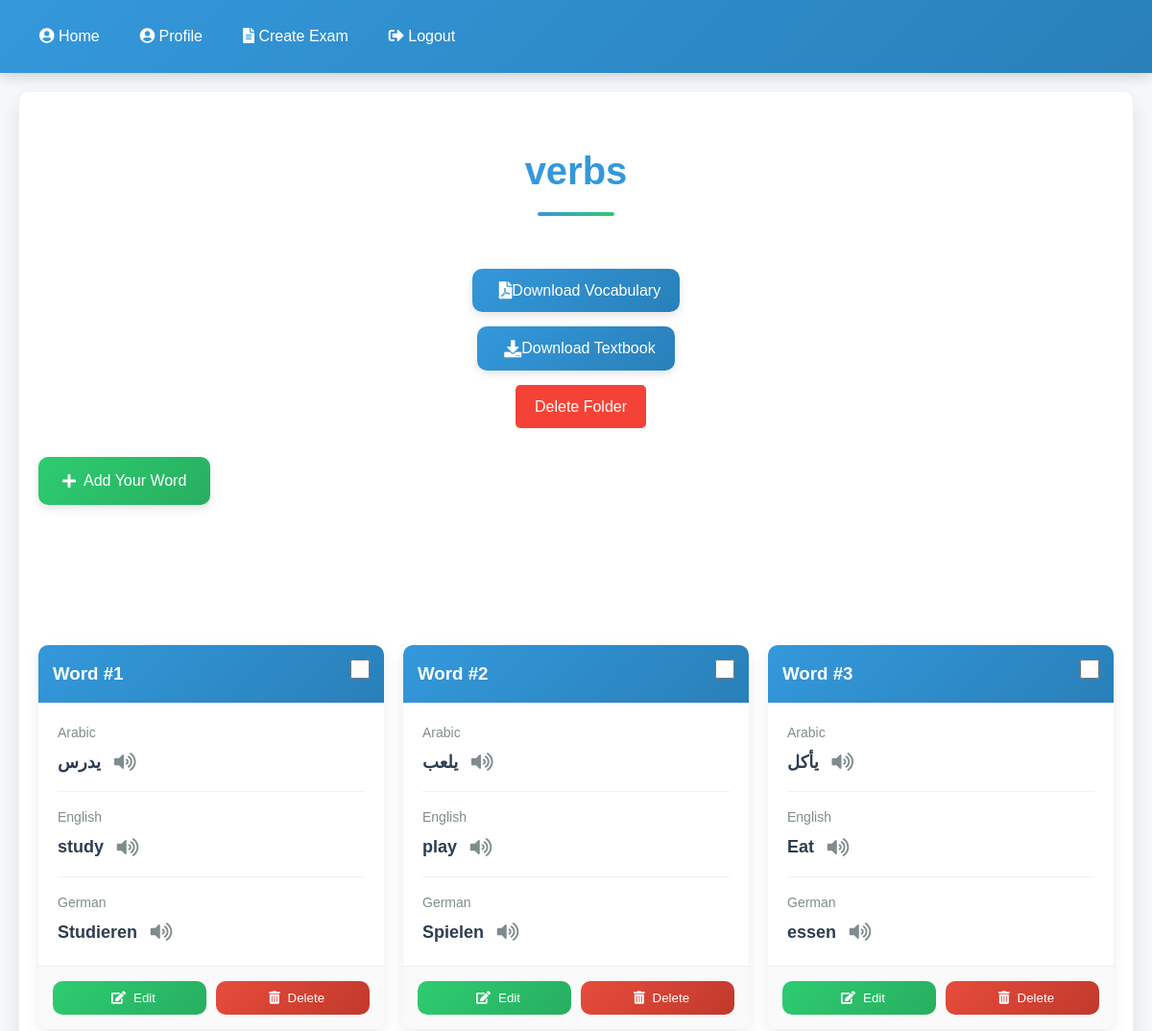
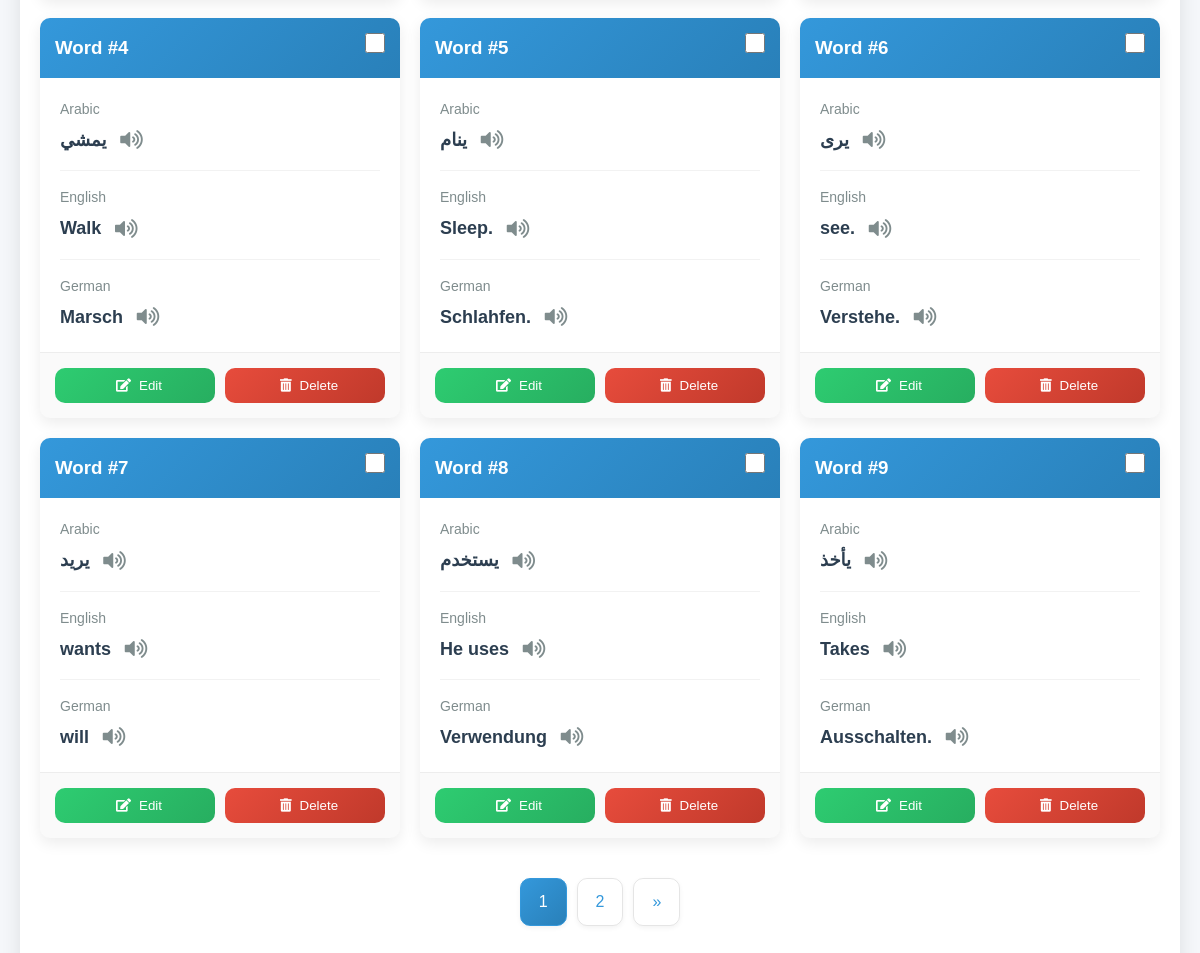
Page /folder/2/ (signed in) on the committed database (2 pictures, top to bottom).
### folders_words/models.py (models this page shows, shortened)
class Folder(models.Model):
    name=models.CharField(max_length=30)
    user=models.ForeignKey(User,on_delete=models.CASCADE)

class Translate(models.Model):
    user=models.ForeignKey(User,on_delete=models.CASCADE)
    word = models.ForeignKey(Word, on_delete=models.CASCADE, related_name="translations")
    language = models.ForeignKey(Language,on_delete=models.CASCADE)
    translation = models.CharField(max_length=255)
    voice=models.FileField(upload_to="voices/")

class Language(models.Model):
    LANGUAGE_CHOICES = [
        ('af', 'Afrikaans'),
        ('am', 'Amharic'),
        ('ar', 'Arabic'),
        ('bg', 'Bulgarian'),
        ('bn', 'Bengali'),
        ('bs', 'Bosnian'),
        ('ca', 'Catalan'),
        ('cs', 'Czech'),
        ('cy', 'Welsh'),
        ('da', 'Danish'),
        ('de', 'German'),
        ('el', 'Greek'),
        ('en', 'English'),
        ('es', 'Spanish'),
        ('et', 'Estonian'),
        ('eu', 'Basque'),
        ('fi', 'Finnish'),
        ('fr', 'French'),
        ('fr-CA', 'French (Canada)'),
        ('gl', 'Galician'),
        ('gu', 'Gujarati'),
        ('ha', 'Hausa'),
        ('hi', 'Hindi'),
        ('hr', 'Croatian'),
        ('hu', 'Hungarian'),
        ('id', 'Indonesian'),
        ('is', 'Icelandic'),
        ('it', 'Italian'),
        ('iw', 'Hebrew'),
        ('ja', 'Japanese'),
        ('jw', 'Javanese'),
        ('km', 'Khmer'),
        ('kn', 'Kannada'),
        ('ko', 'Korean'),
        ('la', 'Latin'),
        ('lt', 'Lithuanian'),
        ('lv', 'Latvian'),
        ('ml', 'Malayalam'),
        ('mr', 'Marathi'),
        ('ms', 'Malay'),
        ('my', 'Myanmar (Burmese)'),
        ('ne', 'Nepali'),
        ('nl', 'Dutch'),
        ('no', 'Norwegian'),
        ('pa', 'Punjabi (Gurmukhi)'),
        ('pl', 'Polish'),
        ('pt', 'Portuguese (Brazil)'),
        ('pt-PT', 'Portuguese (Portugal)'),
        ('ro', 'Romanian'),
        ('ru', 'Russian'),
        ('si', 'Sinhala'),
        ('sk', 'Slovak'),
        ('sq', 'Albanian'),
        ('sr', 'Serbian'),
        ('su', 'Sundanese'),
        ('sv', 'Swedish'),
        ('sw', 'Swahili'),
        ('ta', 'Tamil'),
        ('te', 'Telugu'),
        ('th', 'Thai'),
        ('tl', 'Filipino'),
        ('tr', 'Turkish'),
        ('uk', 'Ukrainian'),
        ('ur', 'Urdu'),
        ('vi', 'Vietnamese'),
        ('yue', 'Cantonese'),
        ('zh-CN', 'Chinese (Simplified)'),
        ('zh-TW', 'Chinese (Traditional)'),
    ]
    user = models.ForeignKey(User, on_delete=models.CASCADE)
    code = models.CharField(max_length=10, choices=LANGUAGE_CHOICES)
    is_native = models.BooleanField(default=False)
    class Meta:
        unique_together = ('user', 'code')

### folders_words/views.py (the view, shortened to what this page needs)
# urls.py: path('folder/<int:pk>/', views.folder.as_view(), name="folder"),
class folder(LoginRequiredMixin, View):
    login_url = 'account/login/'
    def get(self, request, pk):
        user = request.user
        if user.is_verified == False:
            return redirect("accounts:activate_account")
        folder = get_object_or_404(Folder, pk=pk)
        languages = Language.objects.filter(user=user)
        words = Word.objects.filter(folder=folder, user=user)
        main_lang = Language.objects.get(user=user, is_native=True)
        page_number = request.GET.get("page")
        paginator = Paginator(words, 9)
        page_obj = paginator.get_page(page_number)
        words_page = page_obj.object_list
        all_translate = []
        if words_page.count() > 0:
            for wo in words_page:
                word = []
                for la in languages:
                    qyword = ""
                    if Translate.objects.filter(language=la, word=wo, user=user).exists():
                        qyword = Translate.objects.get(language=la, word=wo, user=user)
                    word.append(qyword)
                all_translate.append(word)
        context = {
            'folder': folder,
            'translates': all_translate,
            'languages': languages,
            'page_obj': page_obj,
        }
        return render(request, 'folder.html', context)

### templates/folder.html (shortened to what this page needs)
{% extends "base.html" %}
{% load static %}
{% block linksytle %}
<link rel="stylesheet" href="{% static 'folder.css' %}">
<link rel="stylesheet" href="{% static 'folders.css' %}">
{% endblock linksytle %}
{% block content %}
<div class="container">
  <div class="folder-header">
    <h1>{{ folder.name }}</h1>
    {% if translates %}
      <a href="{% url 'folders_words:generate_pdf' folder.id %}" class="download-link">
        <i class="fas fa-file-pdf"></i> Download Vocabulary
      </a>
       <a href="{% url 'folders_words:generate_language_learning_pdf' folder.id %}"
                   class="download-link" >
                    <i class="fas fa-download"></i> Download Textbook
                </a>
    {% endif %}
    <a href="{% url 'folders_words:delete_folder' folder.pk %}" class="delete-folder" onclick="return confirm('Are you sure you want to delete this folder? This action cannot be undone.');">
        Delete Folder
      </a>
  </div>
  {% if translates %}
   <a href="{% url 'folders_words:add_word' folder.pk %}" class="empty-state-button">
        <i class="fas fa-plus"></i> Add Your Word
      </a>
          {% endif %}
  {% if translates %}
    <div class="word-cards-container">
      {% for translat in translates %}
      <div class="word-card" data-word-id="{{ translat.0.word.pk }}">
        <div class="word-card-checkbox">
          <input type="checkbox" class="word-checkbox">
        </div>
        <div class="word-card-header">
          <h3>Word #{{ forloop.counter }}</h3>
        </div>
        <div class="word-card-content">
          {% for word in translat %}
          <div class="word-translation">
            <div class="language-label">{{ word.language.get_code_display }}</div>
            <div class="translation-text">
              {{ word.translation }}
              <i class="fas fa-volume-up pronounce-icon"
              {% if word.voice %}
              data-audio-url="{{ word.voice.url }}"
              {% else %}
               data-audio-url=""
              {% endif %}
                ></i>
            </div>
          </div>
          {% endfor %}
        </div>
        <div class="word-card-actions">
          <button class="edit"
                  onclick="location.href='{% url 'folders_words:edit_word' pk=folder.pk id=translat.0.word.pk %}'">
            Edit
          </button>
          <button class="delete"
                  data-action="delete-single"
                  data-word-id="{{ translat.0.word.pk }}">
            Delete
          </button>
        </div>
      </div>
      {% endfor %}
    </div>
  {% endif %}
    <nav aria-label="Page navigation">
      <ul class="pagination justify-content-center">
          {% for num in page_obj.paginator.page_range %}
              <li class="page-item {% if page_obj.number == num %}active{% endif %}">
                  <a class="page-link" href="?page={{ num }}">{{ num }}</a>
              </li>
          {% endfor %}
          {% if page_obj.has_next %}
              <li class="page-item">
                  <a class="page-link" href="?page={{ page_obj.next_page_number }}" aria-label="Next">
                      <span aria-hidden="true">&raquo;</span>
                  </a>
              </li>
          {% endif %}
      </ul>
    </nav>
</div>
{% endblock content %}

### templates/base.html (shortened to what this page needs)
{% load static %}
<!DOCTYPE html>
<html lang="en" dir="ltr">
<head>
    <link rel="stylesheet" href="https://cdnjs.cloudflare.com/ajax/libs/font-awesome/5.15.3/css/all.min.css">
    <link rel="stylesheet" href="{% static 'base.css' %}">
    {% block linksytle %}{% endblock linksytle %}
</head>
<body class="">
    <div class="topnav">
        <div class="links">
            <a href="{% url 'folders_words:folders' %}"><i class="fas fa-user-circle"></i> Home</a>
            <a href="{% url 'accounts:profile' %}"><i class="fas fa-user-circle"></i> Profile</a>
            <a href="{% url 'exam:create_exam' %}"><i class="fas fa-file-alt"></i> Create Exam</a>
            <a href="{% url 'accounts:logout_view' %}"><i class="fas fa-sign-out-alt"></i> Logout</a>
        </div>
    </div>
    <div class="main-content">
        {% block content %}{% endblock content %}
    </div>
</body>
</html>

### static/base.css (style rules this page uses)
:root { --primary-color: #3498db; --primary-dark: #2980b9; --primary-light: #5dade2; --secondary-color: #2ecc71; --secondary-dark: #27ae60; --accent-color: #e74c3c; --background-color: #f5f7fa; --card-bg: #ffffff; --text-color: #2c3e50; --text-light: #7f8c8d; --border-radius: 10px; --box-shadow: 0 10px 20px rgba(0, 0, 0, 0.1); --transition: all 0.3s ease; }
* { box-sizing: border-box; margin: 0; padding: 0; font-family: 'Tajawal', sans-serif; }
body { background-color: var(--background-color); color: var(--text-color); line-height: 1.6; transition: background-color 0.3s ease, color 0.3s ease; min-height: 100vh; }
.main-content { padding: 20px; max-width: 1200px; margin: 0 auto; animation: fadeIn 0.5s ease; }
.topnav { background: linear-gradient(135deg, var(--primary-color), var(--primary-dark)); padding: 15px 20px; display: flex; justify-content: space-between; align-items: center; flex-wrap: wrap; box-shadow: 0 2px 15px rgba(0,0,0,0.2); position: sticky; top: 0; z-index: 1000; }
.topnav .links { display: flex; align-items: center; }
.topnav .links a { position: relative; color: white; text-decoration: none; padding: 10px 16px; font-size: 16px; transition: all 0.3s ease; margin: 0 5px; border-radius: 5px; font-weight: 500; }
.topnav .links a:after { position: absolute; right: 0; content: ''; background: white; height: 2px; transition: all 0.3s ease; width: 0%; bottom: 5px; left: 0; margin: 0 auto; }

### static/folders.css (style rules this page uses)
:root { --primary-color: #3498db; --primary-dark: #2980b9; --secondary-color: #2ecc71; --secondary-dark: #27ae60; --accent-color: #e74c3c; --background-color: #f5f7fa; --card-bg: #ffffff; --text-color: #2c3e50; --text-light: #7f8c8d; --border-radius: 10px; --box-shadow: 0 10px 20px rgba(0, 0, 0, 0.1); --transition: all 0.3s ease; }
.container { max-width: 1200px; margin: 0 auto; padding: 30px 20px; animation: fadeIn 0.5s ease; }
h1 { color: var(--primary-color); text-align: center; margin: 20px 0 40px; font-size: 2.5em; font-weight: 700; position: relative; padding-bottom: 15px; }
h1::after { content: ''; position: absolute; bottom: 0; left: 50%; transform: translateX(-50%); width: 80px; height: 4px; background: linear-gradient(to right, var(--primary-color), var(--secondary-color)); border-radius: 2px; }
.pagination { display: flex; justify-content: center; padding: 20px 0; list-style-type: none; margin-top: 20px; }
.page-item { margin: 0 5px; }
.page-link { color: var(--primary-color); padding: 10px 18px; text-decoration: none; border: 1px solid rgba(0, 0, 0, 0.1); border-radius: var(--border-radius); transition: all 0.3s ease; font-weight: 500; box-shadow: 0 2px 5px rgba(0, 0, 0, 0.05); display: flex; align-items: center; justify-content: center; }
.page-item.active .page-link { background: linear-gradient(135deg, var(--primary-color), var(--primary-dark)); color: white; border-color: var(--primary-color); }

### rows in the picture
Folder: name "verbs"
Translate: language.code "Arabic", translation "يدرس"
Translate: language.code "English", translation "study"
Translate: language.code "German", translation "Studieren"
Translate: language.code "Arabic", translation "يلعب"
Translate: language.code "English", translation "play"
Translate: language.code "German", translation "Spielen"
Translate: language.code "Arabic", translation "يأكل"
Translate: language.code "English", translation "Eat"
Translate: language.code "German", translation "essen"
Translate: language.code "Arabic", translation "يمشي"
Translate: language.code "English", translation "Walk"
Translate: language.code "German", translation "Marsch"
Translate: language.code "Arabic", translation "ينام"
Translate: language.code "English", translation "Sleep."
Translate: language.code "German", translation "Schlahfen."
Translate: language.code "Arabic", translation "يرى"
Translate: language.code "English", translation "see."
Translate: language.code "German", translation "Verstehe."
Translate: language.code "Arabic", translation "يريد"
Translate: language.code "English", translation "wants"
Translate: language.code "German", translation "will"
Translate: language.code "Arabic", translation "يستخدم"
Translate: language.code "English", translation "He uses"
Translate: language.code "German", translation "Verwendung"
Translate: language.code "Arabic", translation "يأخذ"
Translate: language.code "English", translation "Takes"
Translate: language.code "German", translation "Ausschalten."

### other values in the picture
{{ num }} "1" "2"
